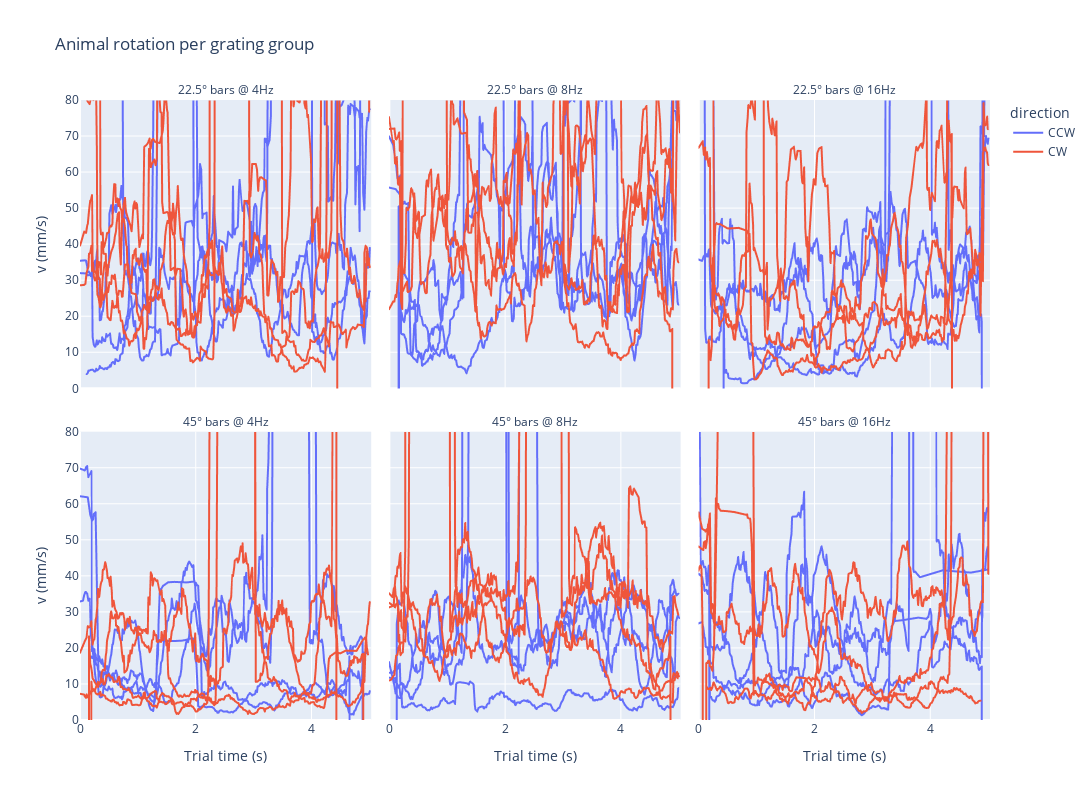

Write notebook code for a chart like this one.
### Code cell
plot_velocity_per_grating_group(df).show()

### Figure 1 — Plotly figure (JSON) as saved in the notebook; plotly's stock layout.template omitted (floating-point values rounded to 4 significant figures; data arrays with more than 128 entries replaced by an {"elided": "..."} marker saying what was removed)
{"data": [{"hovertemplate": "direction=CCW<br>plot_group=0<br>Trial=1<br>Trial time (s)=%{x}<br>v (mm/s)=%{y}<extra></extra>", "legendgroup": "CCW", "line": {"color": "#636efa", "dash": "solid"}, "marker": {"symbol": "circle"}, "mode": "lines", "name": "CCW", "showlegend": true, "type": "scattergl", "x": {"elided": "269 float values"}, "xaxis": "x4", "y": {"elided": "269 float values"}, "yaxis": "y4"}, {"hovertemplate": "direction=CCW<br>plot_group=0<br>Trial=3<br>Trial time (s)=%{x}<br>v (mm/s)=%{y}<extra></extra>", "legendgroup": "CCW", "line": {"color": "#636efa", "dash": "solid"}, "marker": {"symbol": "circle"}, "mode": "lines", "name": "CCW", "showlegend": false, "type": "scattergl", "x": {"elided": "265 float values"}, "xaxis": "x4", "y": {"elided": "265 float values"}, "yaxis": "y4"}, {"hovertemplate": "direction=CCW<br>plot_group=0<br>Trial=25<br>Trial time (s)=%{x}<br>v (mm/s)=%{y}<extra></extra>", "legendgroup": "CCW", "line": {"color": "#636efa", "dash": "solid"}, "marker": {"symbol": "circle"}, "mode": "lines", "name": "CCW", "showlegend": false, "type": "scattergl", "x": {"elided": "249 float values"}, "xaxis": "x4", "y": {"elided": "249 float values"}, "yaxis": "y4"}, {"hovertemplate": "direction=CCW<br>plot_group=0<br>Trial=27<br>Trial time (s)=%{x}<br>v (mm/s)=%{y}<extra></extra>", "legendgroup": "CCW", "line": {"color": "#636efa", "dash": "solid"}, "marker": {"symbol": "circle"}, "mode": "lines", "name": "CCW", "showlegend": false, "type": "scattergl", "x": {"elided": "203 float values"}, "xaxis": "x4", "y": {"elided": "203 float values"}, "yaxis": "y4"}, {"hovertemplate": "direction=CCW<br>plot_group=1<br>Trial=5<br>Trial time (s)=%{x}<br>v (mm/s)=%{y}<extra></extra>", "legendgroup": "CCW", "line": {"color": "#636efa", "dash": "solid"}, "marker": {"symbol": "circle"}, "mode": "lines", "name": "CCW", "showlegend": false, "type": "scattergl", "x": {"elided": "293 float values"}, "xaxis": "x5", "y": {"elided": "293 float values"}, "yaxis": "y5"}, {"hovertemplate": "direction=CCW<br>plot_group=1<br>Trial=7<br>Trial time (s)=%{x}<br>v (mm/s)=%{y}<extra></extra>", "legendgroup": "CCW", "line": {"color": "#636efa", "dash": "solid"}, "marker": {"symbol": "circle"}, "mode": "lines", "name": "CCW", "showlegend": false, "type": "scattergl", "x": {"elided": "268 float values"}, "xaxis": "x5", "y": {"elided": "268 float values"}, "yaxis": "y5"}, {"hovertemplate": "direction=CCW<br>plot_group=1<br>Trial=29<br>Trial time (s)=%{x}<br>v (mm/s)=%{y}<extra></extra>", "legendgroup": "CCW", "line": {"color": "#636efa", "dash": "solid"}, "marker": {"symbol": "circle"}, "mode": "lines", "name": "CCW", "showlegend": false, "type": "scattergl", "x": {"elided": "238 float values"}, "xaxis": "x5", "y": {"elided": "238 float values"}, "yaxis": "y5"}, {"hovertemplate": "direction=CCW<br>plot_group=1<br>Trial=31<br>Trial time (s)=%{x}<br>v (mm/s)=%{y}<extra></extra>", "legendgroup": "CCW", "line": {"color": "#636efa", "dash": "solid"}, "marker": {"symbol": "circle"}, "mode": "lines", "name": "CCW", "showlegend": false, "type": "scattergl", "x": {"elided": "204 float values"}, "xaxis": "x5", "y": {"elided": "204 float values"}, "yaxis": "y5"}, {"hovertemplate": "direction=CCW<br>plot_group=2<br>Trial=9<br>Trial time (s)=%{x}<br>v (mm/s)=%{y}<extra></extra>", "legendgroup": "CCW", "line": {"color": "#636efa", "dash": "solid"}, "marker": {"symbol": "circle"}, "mode": "lines", "name": "CCW", "showlegend": false, "type": "scattergl", "x": {"elided": "267 float values"}, "xaxis": "x6", "y": {"elided": "267 float values"}, "yaxis": "y6"}, {"hovertemplate": "direction=CCW<br>plot_group=2<br>Trial=11<br>Trial time (s)=%{x}<br>v (mm/s)=%{y}<extra></extra>", "legendgroup": "CCW", "line": {"color": "#636efa", "dash": "solid"}, "marker": {"symbol": "circle"}, "mode": "lines", "name": "CCW", "showlegend": false, "type": "scattergl", "x": {"elided": "298 float values"}, "xaxis": "x6", "y": {"elided": "298 float values"}, "yaxis": "y6"}, {"hovertemplate": "direction=CCW<br>plot_group=2<br>Trial=33<br>Trial time (s)=%{x}<br>v (mm/s)=%{y}<extra></extra>", "legendgroup": "CCW", "line": {"color": "#636efa", "dash": "solid"}, "marker": {"symbol": "circle"}, "mode": "lines", "name": "CCW", "showlegend": false, "type": "scattergl", "x": {"elided": "206 float values"}, "xaxis": "x6", "y": {"elided": "206 float values"}, "yaxis": "y6"}, {"hovertemplate": "direction=CCW<br>plot_group=2<br>Trial=35<br>Trial time (s)=%{x}<br>v (mm/s)=%{y}<extra></extra>", "legendgroup": "CCW", "line": {"color": "#636efa", "dash": "solid"}, "marker": {"symbol": "circle"}, "mode": "lines", "name": "CCW", "showlegend": false, "type": "scattergl", "x": {"elided": "220 float values"}, "xaxis": "x6", "y": {"elided": "220 float values"}, "yaxis": "y6"}, {"hovertemplate": "direction=CCW<br>plot_group=3<br>Trial=13<br>Trial time (s)=%{x}<br>v (mm/s)=%{y}<extra></extra>", "legendgroup": "CCW", "line": {"color": "#636efa", "dash": "solid"}, "marker": {"symbol": "circle"}, "mode": "lines", "name": "CCW", "showlegend": false, "type": "scattergl", "x": {"elided": "271 float values"}, "xaxis": "x", "y": {"elided": "271 float values"}, "yaxis": "y"}, {"hovertemplate": "direction=CCW<br>plot_group=3<br>Trial=15<br>Trial time (s)=%{x}<br>v (mm/s)=%{y}<extra></extra>", "legendgroup": "CCW", "line": {"color": "#636efa", "dash": "solid"}, "marker": {"symbol": "circle"}, "mode": "lines", "name": "CCW", "showlegend": false, "type": "scattergl", "x": {"elided": "269 float values"}, "xaxis": "x", "y": {"elided": "269 float values"}, "yaxis": "y"}, {"hovertemplate": "direction=CCW<br>plot_group=3<br>Trial=37<br>Trial time (s)=%{x}<br>v (mm/s)=%{y}<extra></extra>", "legendgroup": "CCW", "line": {"color": "#636efa", "dash": "solid"}, "marker": {"symbol": "circle"}, "mode": "lines", "name": "CCW", "showlegend": false, "type": "scattergl", "x": {"elided": "248 float values"}, "xaxis": "x", "y": {"elided": "248 float values"}, "yaxis": "y"}, {"hovertemplate": "direction=CCW<br>plot_group=3<br>Trial=39<br>Trial time (s)=%{x}<br>v (mm/s)=%{y}<extra></extra>", "legendgroup": "CCW", "line": {"color": "#636efa", "dash": "solid"}, "marker": {"symbol": "circle"}, "mode": "lines", "name": "CCW", "showlegend": false, "type": "scattergl", "x": {"elided": "267 float values"}, "xaxis": "x", "y": {"elided": "267 float values"}, "yaxis": "y"}, {"hovertemplate": "direction=CCW<br>plot_group=4<br>Trial=17<br>Trial time (s)=%{x}<br>v (mm/s)=%{y}<extra></extra>", "legendgroup": "CCW", "line": {"color": "#636efa", "dash": "solid"}, "marker": {"symbol": "circle"}, "mode": "lines", "name": "CCW", "showlegend": false, "type": "scattergl", "x": {"elided": "293 float values"}, "xaxis": "x2", "y": {"elided": "293 float values"}, "yaxis": "y2"}, {"hovertemplate": "direction=CCW<br>plot_group=4<br>Trial=19<br>Trial time (s)=%{x}<br>v (mm/s)=%{y}<extra></extra>", "legendgroup": "CCW", "line": {"color": "#636efa", "dash": "solid"}, "marker": {"symbol": "circle"}, "mode": "lines", "name": "CCW", "showlegend": false, "type": "scattergl", "x": {"elided": "268 float values"}, "xaxis": "x2", "y": {"elided": "268 float values"}, "yaxis": "y2"}, {"hovertemplate": "direction=CCW<br>plot_group=4<br>Trial=41<br>Trial time (s)=%{x}<br>v (mm/s)=%{y}<extra></extra>", "legendgroup": "CCW", "line": {"color": "#636efa", "dash": "solid"}, "marker": {"symbol": "circle"}, "mode": "lines", "name": "CCW", "showlegend": false, "type": "scattergl", "x": {"elided": "292 float values"}, "xaxis": "x2", "y": {"elided": "292 float values"}, "yaxis": "y2"}, {"hovertemplate": "direction=CCW<br>plot_group=4<br>Trial=43<br>Trial time (s)=%{x}<br>v (mm/s)=%{y}<extra></extra>", "legendgroup": "CCW", "line": {"color": "#636efa", "dash": "solid"}, "marker": {"symbol": "circle"}, "mode": "lines", "name": "CCW", "showlegend": false, "type": "scattergl", "x": {"elided": "275 float values"}, "xaxis": "x2", "y": {"elided": "275 float values"}, "yaxis": "y2"}, {"hovertemplate": "direction=CCW<br>plot_group=5<br>Trial=21<br>Trial time (s)=%{x}<br>v (mm/s)=%{y}<extra></extra>", "legendgroup": "CCW", "line": {"color": "#636efa", "dash": "solid"}, "marker": {"symbol": "circle"}, "mode": "lines", "name": "CCW", "showlegend": false, "type": "scattergl", "x": {"elided": "268 float values"}, "xaxis": "x3", "y": {"elided": "268 float values"}, "yaxis": "y3"}, {"hovertemplate": "direction=CCW<br>plot_group=5<br>Trial=23<br>Trial time (s)=%{x}<br>v (mm/s)=%{y}<extra></extra>", "legendgroup": "CCW", "line": {"color": "#636efa", "dash": "solid"}, "marker": {"symbol": "circle"}, "mode": "lines", "name": "CCW", "showlegend": false, "type": "scattergl", "x": {"elided": "294 float values"}, "xaxis": "x3", "y": {"elided": "294 float values"}, "yaxis": "y3"}, {"hovertemplate": "direction=CCW<br>plot_group=5<br>Trial=45<br>Trial time (s)=%{x}<br>v (mm/s)=%{y}<extra></extra>", "legendgroup": "CCW", "line": {"color": "#636efa", "dash": "solid"}, "marker": {"symbol": "circle"}, "mode": "lines", "name": "CCW", "showlegend": false, "type": "scattergl", "x": {"elided": "270 float values"}, "xaxis": "x3", "y": {"elided": "270 float values"}, "yaxis": "y3"}, {"hovertemplate": "direction=CCW<br>plot_group=5<br>Trial=47<br>Trial time (s)=%{x}<br>v (mm/s)=%{y}<extra></extra>", "legendgroup": "CCW", "line": {"color": "#636efa", "dash": "solid"}, "marker": {"symbol": "circle"}, "mode": "lines", "name": "CCW", "showlegend": false, "type": "scattergl", "x": {"elided": "227 float values"}, "xaxis": "x3", "y": {"elided": "227 float values"}, "yaxis": "y3"}, {"hovertemplate": "direction=CW<br>plot_group=0<br>Trial=2<br>Trial time (s)=%{x}<br>v (mm/s)=%{y}<extra></extra>", "legendgroup": "CW", "line": {"color": "#EF553B", "dash": "solid"}, "marker": {"symbol": "circle"}, "mode": "lines", "name": "CW", "showlegend": true, "type": "scattergl", "x": {"elided": "267 float values"}, "xaxis": "x4", "y": {"elided": "267 float values"}, "yaxis": "y4"}, {"hovertemplate": "direction=CW<br>plot_group=0<br>Trial=4<br>Trial time (s)=%{x}<br>v (mm/s)=%{y}<extra></extra>", "legendgroup": "CW", "line": {"color": "#EF553B", "dash": "solid"}, "marker": {"symbol": "circle"}, "mode": "lines", "name": "CW", "showlegend": false, "type": "scattergl", "x": {"elided": "270 float values"}, "xaxis": "x4", "y": {"elided": "270 float values"}, "yaxis": "y4"}, {"hovertemplate": "direction=CW<br>plot_group=0<br>Trial=26<br>Trial time (s)=%{x}<br>v (mm/s)=%{y}<extra></extra>", "legendgroup": "CW", "line": {"color": "#EF553B", "dash": "solid"}, "marker": {"symbol": "circle"}, "mode": "lines", "name": "CW", "showlegend": false, "type": "scattergl", "x": {"elided": "194 float values"}, "xaxis": "x4", "y": {"elided": "194 float values"}, "yaxis": "y4"}, {"hovertemplate": "direction=CW<br>plot_group=0<br>Trial=28<br>Trial time (s)=%{x}<br>v (mm/s)=%{y}<extra></extra>", "legendgroup": "CW", "line": {"color": "#EF553B", "dash": "solid"}, "marker": {"symbol": "circle"}, "mode": "lines", "name": "CW", "showlegend": false, "type": "scattergl", "x": {"elided": "204 float values"}, "xaxis": "x4", "y": {"elided": "204 float values"}, "yaxis": "y4"}, {"hovertemplate": "direction=CW<br>plot_group=1<br>Trial=6<br>Trial time (s)=%{x}<br>v (mm/s)=%{y}<extra></extra>", "legendgroup": "CW", "line": {"color": "#EF553B", "dash": "solid"}, "marker": {"symbol": "circle"}, "mode": "lines", "name": "CW", "showlegend": false, "type": "scattergl", "x": {"elided": "270 float values"}, "xaxis": "x5", "y": {"elided": "270 float values"}, "yaxis": "y5"}, {"hovertemplate": "direction=CW<br>plot_group=1<br>Trial=8<br>Trial time (s)=%{x}<br>v (mm/s)=%{y}<extra></extra>", "legendgroup": "CW", "line": {"color": "#EF553B", "dash": "solid"}, "marker": {"symbol": "circle"}, "mode": "lines", "name": "CW", "showlegend": false, "type": "scattergl", "x": {"elided": "268 float values"}, "xaxis": "x5", "y": {"elided": "268 float values"}, "yaxis": "y5"}, {"hovertemplate": "direction=CW<br>plot_group=1<br>Trial=30<br>Trial time (s)=%{x}<br>v (mm/s)=%{y}<extra></extra>", "legendgroup": "CW", "line": {"color": "#EF553B", "dash": "solid"}, "marker": {"symbol": "circle"}, "mode": "lines", "name": "CW", "showlegend": false, "type": "scattergl", "x": {"elided": "204 float values"}, "xaxis": "x5", "y": {"elided": "204 float values"}, "yaxis": "y5"}, {"hovertemplate": "direction=CW<br>plot_group=1<br>Trial=32<br>Trial time (s)=%{x}<br>v (mm/s)=%{y}<extra></extra>", "legendgroup": "CW", "line": {"color": "#EF553B", "dash": "solid"}, "marker": {"symbol": "circle"}, "mode": "lines", "name": "CW", "showlegend": false, "type": "scattergl", "x": {"elided": "206 float values"}, "xaxis": "x5", "y": {"elided": "206 float values"}, "yaxis": "y5"}, {"hovertemplate": "direction=CW<br>plot_group=2<br>Trial=10<br>Trial time (s)=%{x}<br>v (mm/s)=%{y}<extra></extra>", "legendgroup": "CW", "line": {"color": "#EF553B", "dash": "solid"}, "marker": {"symbol": "circle"}, "mode": "lines", "name": "CW", "showlegend": false, "type": "scattergl", "x": {"elided": "263 float values"}, "xaxis": "x6", "y": {"elided": "263 float values"}, "yaxis": "y6"}, {"hovertemplate": "direction=CW<br>plot_group=2<br>Trial=12<br>Trial time (s)=%{x}<br>v (mm/s)=%{y}<extra></extra>", "legendgroup": "CW", "line": {"color": "#EF553B", "dash": "solid"}, "marker": {"symbol": "circle"}, "mode": "lines", "name": "CW", "showlegend": false, "type": "scattergl", "x": {"elided": "272 float values"}, "xaxis": "x6", "y": {"elided": "272 float values"}, "yaxis": "y6"}, {"hovertemplate": "direction=CW<br>plot_group=2<br>Trial=34<br>Trial time (s)=%{x}<br>v (mm/s)=%{y}<extra></extra>", "legendgroup": "CW", "line": {"color": "#EF553B", "dash": "solid"}, "marker": {"symbol": "circle"}, "mode": "lines", "name": "CW", "showlegend": false, "type": "scattergl", "x": {"elided": "214 float values"}, "xaxis": "x6", "y": {"elided": "214 float values"}, "yaxis": "y6"}, {"hovertemplate": "direction=CW<br>plot_group=2<br>Trial=36<br>Trial time (s)=%{x}<br>v (mm/s)=%{y}<extra></extra>", "legendgroup": "CW", "line": {"color": "#EF553B", "dash": "solid"}, "marker": {"symbol": "circle"}, "mode": "lines", "name": "CW", "showlegend": false, "type": "scattergl", "x": {"elided": "215 float values"}, "xaxis": "x6", "y": {"elided": "215 float values"}, "yaxis": "y6"}, {"hovertemplate": "direction=CW<br>plot_group=3<br>Trial=14<br>Trial time (s)=%{x}<br>v (mm/s)=%{y}<extra></extra>", "legendgroup": "CW", "line": {"color": "#EF553B", "dash": "solid"}, "marker": {"symbol": "circle"}, "mode": "lines", "name": "CW", "showlegend": false, "type": "scattergl", "x": {"elided": "262 float values"}, "xaxis": "x", "y": {"elided": "262 float values"}, "yaxis": "y"}, {"hovertemplate": "direction=CW<br>plot_group=3<br>Trial=16<br>Trial time (s)=%{x}<br>v (mm/s)=%{y}<extra></extra>", "legendgroup": "CW", "line": {"color": "#EF553B", "dash": "solid"}, "marker": {"symbol": "circle"}, "mode": "lines", "name": "CW", "showlegend": false, "type": "scattergl", "x": {"elided": "266 float values"}, "xaxis": "x", "y": {"elided": "266 float values"}, "yaxis": "y"}, {"hovertemplate": "direction=CW<br>plot_group=3<br>Trial=38<br>Trial time (s)=%{x}<br>v (mm/s)=%{y}<extra></extra>", "legendgroup": "CW", "line": {"color": "#EF553B", "dash": "solid"}, "marker": {"symbol": "circle"}, "mode": "lines", "name": "CW", "showlegend": false, "type": "scattergl", "x": {"elided": "274 float values"}, "xaxis": "x", "y": {"elided": "274 float values"}, "yaxis": "y"}, {"hovertemplate": "direction=CW<br>plot_group=3<br>Trial=40<br>Trial time (s)=%{x}<br>v (mm/s)=%{y}<extra></extra>", "legendgroup": "CW", "line": {"color": "#EF553B", "dash": "solid"}, "marker": {"symbol": "circle"}, "mode": "lines", "name": "CW", "showlegend": false, "type": "scattergl", "x": {"elided": "268 float values"}, "xaxis": "x", "y": {"elided": "268 float values"}, "yaxis": "y"}, {"hovertemplate": "direction=CW<br>plot_group=4<br>Trial=18<br>Trial time (s)=%{x}<br>v (mm/s)=%{y}<extra></extra>", "legendgroup": "CW", "line": {"color": "#EF553B", "dash": "solid"}, "marker": {"symbol": "circle"}, "mode": "lines", "name": "CW", "showlegend": false, "type": "scattergl", "x": {"elided": "268 float values"}, "xaxis": "x2", "y": {"elided": "268 float values"}, "yaxis": "y2"}, {"hovertemplate": "direction=CW<br>plot_group=4<br>Trial=20<br>Trial time (s)=%{x}<br>v (mm/s)=%{y}<extra></extra>", "legendgroup": "CW", "line": {"color": "#EF553B", "dash": "solid"}, "marker": {"symbol": "circle"}, "mode": "lines", "name": "CW", "showlegend": false, "type": "scattergl", "x": {"elided": "265 float values"}, "xaxis": "x2", "y": {"elided": "265 float values"}, "yaxis": "y2"}, {"hovertemplate": "direction=CW<br>plot_group=4<br>Trial=42<br>Trial time (s)=%{x}<br>v (mm/s)=%{y}<extra></extra>", "legendgroup": "CW", "line": {"color": "#EF553B", "dash": "solid"}, "marker": {"symbol": "circle"}, "mode": "lines", "name": "CW", "showlegend": false, "type": "scattergl", "x": {"elided": "267 float values"}, "xaxis": "x2", "y": {"elided": "267 float values"}, "yaxis": "y2"}, {"hovertemplate": "direction=CW<br>plot_group=4<br>Trial=44<br>Trial time (s)=%{x}<br>v (mm/s)=%{y}<extra></extra>", "legendgroup": "CW", "line": {"color": "#EF553B", "dash": "solid"}, "marker": {"symbol": "circle"}, "mode": "lines", "name": "CW", "showlegend": false, "type": "scattergl", "x": {"elided": "269 float values"}, "xaxis": "x2", "y": {"elided": "269 float values"}, "yaxis": "y2"}, {"hovertemplate": "direction=CW<br>plot_group=5<br>Trial=22<br>Trial time (s)=%{x}<br>v (mm/s)=%{y}<extra></extra>", "legendgroup": "CW", "line": {"color": "#EF553B", "dash": "solid"}, "marker": {"symbol": "circle"}, "mode": "lines", "name": "CW", "showlegend": false, "type": "scattergl", "x": {"elided": "272 float values"}, "xaxis": "x3", "y": {"elided": "272 float values"}, "yaxis": "y3"}, {"hovertemplate": "direction=CW<br>plot_group=5<br>Trial=24<br>Trial time (s)=%{x}<br>v (mm/s)=%{y}<extra></extra>", "legendgroup": "CW", "line": {"color": "#EF553B", "dash": "solid"}, "marker": {"symbol": "circle"}, "mode": "lines", "name": "CW", "showlegend": false, "type": "scattergl", "x": {"elided": "273 float values"}, "xaxis": "x3", "y": {"elided": "273 float values"}, "yaxis": "y3"}, {"hovertemplate": "direction=CW<br>plot_group=5<br>Trial=46<br>Trial time (s)=%{x}<br>v (mm/s)=%{y}<extra></extra>", "legendgroup": "CW", "line": {"color": "#EF553B", "dash": "solid"}, "marker": {"symbol": "circle"}, "mode": "lines", "name": "CW", "showlegend": false, "type": "scattergl", "x": {"elided": "276 float values"}, "xaxis": "x3", "y": {"elided": "276 float values"}, "yaxis": "y3"}, {"hovertemplate": "direction=CW<br>plot_group=5<br>Trial=48<br>Trial time (s)=%{x}<br>v (mm/s)=%{y}<extra></extra>", "legendgroup": "CW", "line": {"color": "#EF553B", "dash": "solid"}, "marker": {"symbol": "circle"}, "mode": "lines", "name": "CW", "showlegend": false, "type": "scattergl", "x": {"elided": "263 float values"}, "xaxis": "x3", "y": {"elided": "263 float values"}, "yaxis": "y3"}], "layout": {"annotations": [{"font": {}, "showarrow": false, "text": "45° bars @ 4Hz", "x": 0.16, "xanchor": "center", "xref": "paper", "y": 0.465, "yanchor": "bottom", "yref": "paper"}, {"font": {}, "showarrow": false, "text": "45° bars @ 8Hz", "x": 0.5, "xanchor": "center", "xref": "paper", "y": 0.465, "yanchor": "bottom", "yref": "paper"}, {"font": {}, "showarrow": false, "text": "45° bars @ 16Hz", "x": 0.84, "xanchor": "center", "xref": "paper", "y": 0.465, "yanchor": "bottom", "yref": "paper"}, {"font": {}, "showarrow": false, "text": "22.5° bars @ 4Hz", "x": 0.16, "xanchor": "center", "xref": "paper", "y": 1.0, "yanchor": "bottom", "yref": "paper"}, {"font": {}, "showarrow": false, "text": "22.5° bars @ 8Hz", "x": 0.5, "xanchor": "center", "xref": "paper", "y": 1.0, "yanchor": "bottom", "yref": "paper"}, {"font": {}, "showarrow": false, "text": "22.5° bars @ 16Hz", "x": 0.84, "xanchor": "center", "xref": "paper", "y": 1.0, "yanchor": "bottom", "yref": "paper"}], "height": 800, "legend": {"title": {"text": "direction"}, "tracegroupgap": 0}, "title": {"text": "Animal rotation per grating group"}, "width": 1200, "xaxis": {"anchor": "y", "domain": [0, 0.32], "title": {"text": "Trial time (s)"}}, "xaxis2": {"anchor": "y2", "domain": [0.34, 0.66], "matches": "x", "title": {"text": "Trial time (s)"}}, "xaxis3": {"anchor": "y3", "domain": [0.68, 1.0], "matches": "x", "title": {"text": "Trial time (s)"}}, "xaxis4": {"anchor": "y4", "domain": [0, 0.32], "matches": "x", "showticklabels": false}, "xaxis5": {"anchor": "y5", "domain": [0.34, 0.66], "matches": "x", "showticklabels": false}, "xaxis6": {"anchor": "y6", "domain": [0.68, 1.0], "matches": "x", "showticklabels": false}, "yaxis": {"anchor": "x", "domain": [0, 0.465], "range": [0, 80], "title": {"text": "v (mm/s)"}}, "yaxis2": {"anchor": "x2", "domain": [0, 0.465], "matches": "y", "range": [0, 80], "showticklabels": false}, "yaxis3": {"anchor": "x3", "domain": [0, 0.465], "matches": "y", "range": [0, 80], "showticklabels": false}, "yaxis4": {"anchor": "x4", "domain": [0.535, 1.0], "matches": "y", "range": [0, 80], "title": {"text": "v (mm/s)"}}, "yaxis5": {"anchor": "x5", "domain": [0.535, 1.0], "matches": "y", "range": [0, 80], "showticklabels": false}, "yaxis6": {"anchor": "x6", "domain": [0.535, 1.0], "matches": "y", "range": [0, 80], "showticklabels": false}}}
